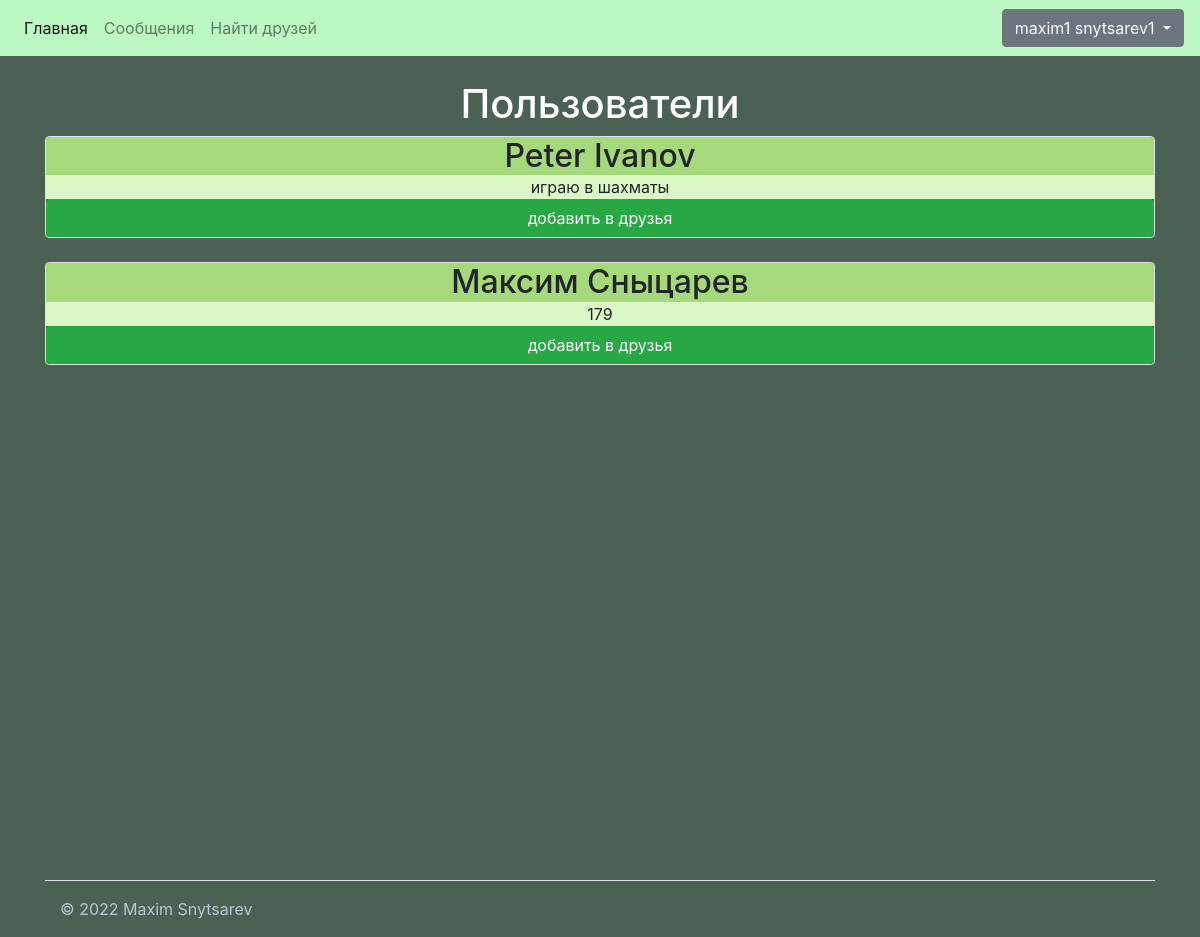
Screenshot of /find (signed in) with the database file from the repository.
### data/users.py (models this page shows, shortened)
class User(SerializerMixin, SqlAlchemyBase, UserMixin):
    __tablename__ = 'users'
    id = sqlalchemy.Column(sqlalchemy.Integer,
                           primary_key=True, autoincrement=True)
    first_name = sqlalchemy.Column(sqlalchemy.String, nullable=True)
    second_name = sqlalchemy.Column(sqlalchemy.String, nullable=True)
    requests = Column(String, nullable=True)
    friends = Column(String, nullable=True)
    about = sqlalchemy.Column(sqlalchemy.String, nullable=True)
    email = sqlalchemy.Column(sqlalchemy.String, index=True, unique=True, nullable=True)
    hashed_password = sqlalchemy.Column(sqlalchemy.String, nullable=True)
    created_date = sqlalchemy.Column(sqlalchemy.DateTime,
                                     default=datetime.datetime.now)
    code = Column(String, nullable=True)
    message = Column(String, nullable=True)

### server.py (the view)
@app.route('/find')
def find():
    db_sess = db_session.create_session()
    users1 = db_sess.query(User).filter(User.about != '').all()
    user = db_sess.query(User).filter(User.email == current_user.email).first()
    flag = False
    req = []
    req1 = []
    users_1 = []
    users_ = []
    if user.friends:
        users_ = user.friends.split('#$#')
        req = [i for i in users_ if i != '']
    if user.requests:
        users_1 = user.requests.split('#$#')
        req1 = [i for i in users_1 if i != '']
    users_norm = []
    for i in users1:
        if i.email == user.email:
            continue
        if i.email != '':
            a = []
            if i.requests != None:
                a = i.requests.split("#$#")
            if user.email not in a:
                b = []
                if i.friends != None:
                    b = i.friends.split("#$#")
                if user.email not in b:
                    flag = True
                    users_norm.append(i)
    return render_template('find_friends.html', users=users_norm, flag1=flag, flag=True, l=len(users_norm))

### data/db_session.py (called while the page is built)
def create_session() -> Session:
    global __factory
    return __factory()

### server.py (called while the page is built)
@login_manager.user_loader
def load_user(user_id):
    db_sess = db_session.create_session()
    return db_sess.query(User).get(user_id)

### templates/find_friends.html (shortened to what this page needs)
{% extends "base.html" %}
{% block content %}
<h1 style="color: #ffffff">Пользователи</h1>
{% if l != 0 %}
<div class="find-box">
    {% for item in range(l)%}
    <div class="col-md6 border rounded">
        {% if current_user.email != users[item].email%}
        <h2>{{users[item].first_name}} {{users[item].second_name}}</h2>
        <div>
            {{users[item].about}}<br>
        </div>
        <a id="friend" href="/try_f/{{ users[item].email }}" class="btn btn-success"> добавить в друзья</a>
        {% endif %}
    </div>
    {% if item != l - 1 %}
    <br>
    {% endif %}
    {% endfor %}
</div>
{%endif%}
{% endblock %}

### templates/base.html (shortened to what this page needs)
<!doctype html>
<html lang="en">
<head>
    <link rel="stylesheet"
          href="https://stackpath.bootstrapcdn.com/bootstrap/4.4.1/css/bootstrap.min.css"
>
    <link rel="stylesheet" href="{{ url_for('static', filename='css/style.css') }}">
</head>
<body>
<nav class="navbar navbar-expand-lg navbar-light">
    <div class="collapse navbar-collapse" id="navbarSupportedContent">
        <ul class="navbar-nav mr-auto">
            <li class="nav-item active">
                <a class="nav-link" href="/">Главная <span class="sr-only">(current)</span></a>
            </li>
      {% if current_user.is_authenticated and flag%}
      <li>
          <a class="nav-link" href="/message">Сообщения <span class="sr-only">(current)</span></a>
      </li>
      <li>
          <a class="nav-link" href="/find">Найти друзей <span class="sr-only">(current)</span></a>
      </li>
        {%endif%}
    </ul>
  </div>
    <div>
        {% if current_user.is_authenticated and flag%}
        <div class="dropdown">
            <button  class="btn btn-secondary dropdown-toggle" type="button" id="dropdownMenu2" data-toggle="dropdown"
                    aria-haspopup="true" aria-expanded="false">
                {{current_user.first_name + " " + current_user.second_name}}
            </button>
        </div>
    </div>
    {%endif%}
</nav>
<main role="main" class="container b">
    <br>
    {% block content %}{% endblock %}
</main>
<div class="container" style="color: #ffffff">
    <footer class="d-Flex flex-wrap justify-content-between align-items-center py-3 my-4 border-top" style="color: #ffffff">
        <div class="col-md-4 d-flex align-items-center" style="color: #ffffff">
            <span style="color: #bcc6d4!important;">© 2022 Maxim Snytsarev</span>
        </div>
    </footer>
</div>
</body>
</html>

### static/css/style.css (style rules this page uses)
.container.b { height:100%; }
body { background: #4b6154; }
.col-md6.border.rounded h2 { position:relative; text-align:center; background: #a5d97c; width:100%; margin: 0px 0px 0px; }
.col-md6.border.rounded div { position: relative; text-align: center; background: #dcf8c6!important; width:100%; }
.col-md6.border.rounded a { position: relative; text-align: center; width:100%; }
.register p, h1 { color:#fff }
.login p, h1 { color:#fff; }
.profile p, h1 { color:#fff; }
.navbar.navbar-expand-lg.navbar-light { background-color: #BCF9C2; }
body { height:100%; }
html { height:100%; }

### templates/base.html (style rules this page uses)
h1 { text-align: center; }

### rows the page displays
User: first_name+second_name "maxim1 snytsarev1"
User: first_name "Peter", second_name "Ivanov", about "играю в шахматы"
User: first_name "Максим", second_name "Сныцарев", about "179"
